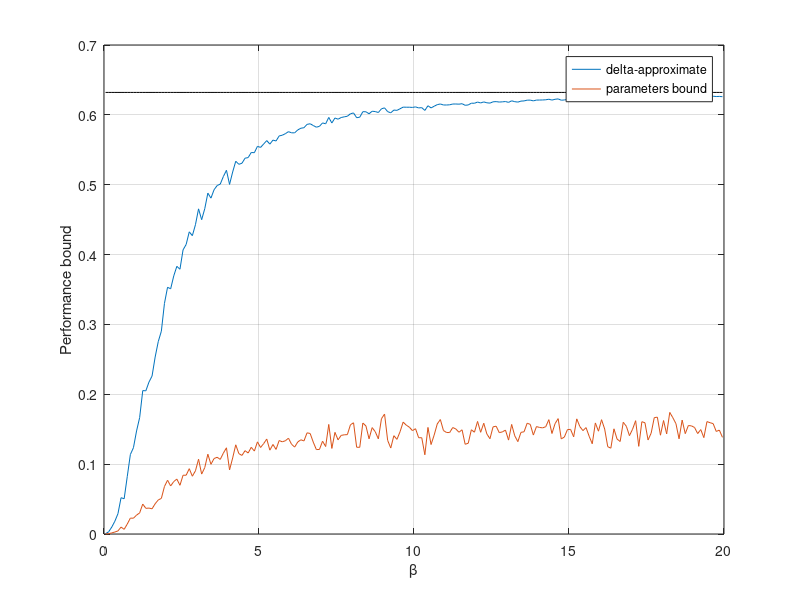

MATLAB code for this plot:
% The code to reproduce the Figure 2 of the paper titled:
% Approximate submodular functions and performance guarantees"
% Authors: Gaurav Gupta, Sergio Pequito and Paul Bogdan

% The mathematical details are provided in the Section 4.1, and the
% notations are same unless stated otherwise

clear
n = 10; % dimensions of the sensor vector
N = 30; % total number of sensors

betaVec = 0.05:0.1:20; %beta as appearing in the Section-
perB1 = zeros(1,length(betaVec));
perB2 = zeros(1,length(betaVec));

for betaInd  = 1:length(betaVec)
    beta = betaVec(betaInd);
    X = randn(n,N); %randomly generate the entries of X matrix and normalize
    for i = 1:N
        X(:,i) = X(:,i)/norm(X(:,i));
    end

    W = @(S) eye(n)*beta^2 + X(:,S)*X(:,S)'; %define Gramian

    f1 = @(S) log(det(W(S))); % define surrogate submodular function

    delta_u = 1/beta^2;

    eigTemp = eig(W([1:N]));
    delta_l = 1/max(eigTemp);

    valMin = Inf;
    val = zeros(1,N);
    for i = 1:N
        setTemp = 1:N;
        setTemp(i) = [];
        val(i) = (f1(1:N) - f1(setTemp))/f1(i);
    end
    curvF1 = 1- min(val);  %curvature of the surrogate submodular function

    eigTemp = eig(X*X');
    eigUse = max(eigTemp);
    
    %lower- and upper-bound of submodularity ratio and curvature as derived
    %in paper titled "Guarantees for Greedy Maximization of
    %Non-submodular Functions with Applications"
    %link: https://arxiv.org/abs/1703.02100
    
    gammaB = beta^2/eigUse/(beta^2 + eigUse); 
    alphaB = 1 - gammaB;

%     curvature and submodularity ratio equivalence for the proposed
%     delta-submodularity using Table-1 of the paper
    alphaUse = 1 - delta_l/delta_u*(1-curvF1);
    gammaUse = delta_l/delta_u;
    
    perB1(betaInd) = 1/alphaUse*(1-exp(-alphaUse*gammaUse));
    perB2(betaInd) = 1/alphaB*(1 - exp(-alphaB*gammaB));
    
end
figure;

plot(betaVec, perB1, betaVec, perB2);grid;
hold on;
plot(betaVec, ones(1,length(betaVec))*(1-1/exp(1)), 'k');
xlabel('\beta');
ylabel('Performance bound');
legend({'delta-approximate', 'parameters bound'})